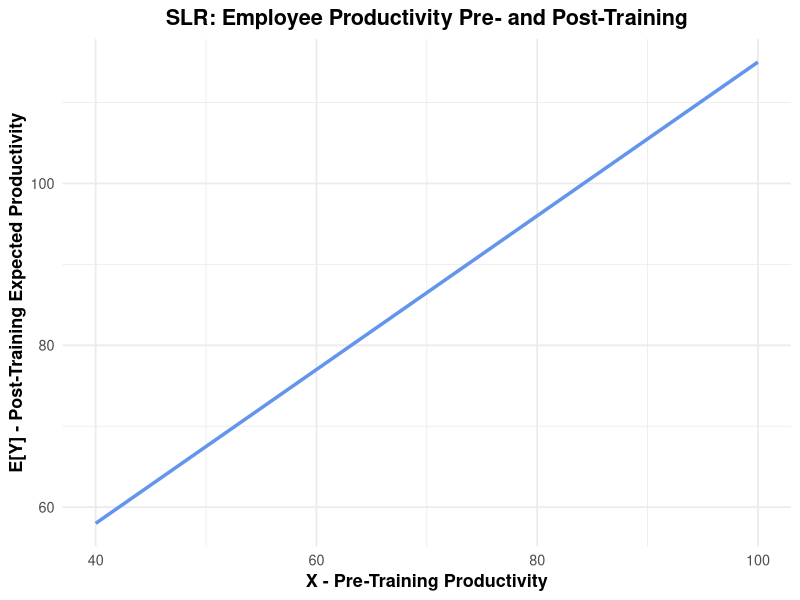
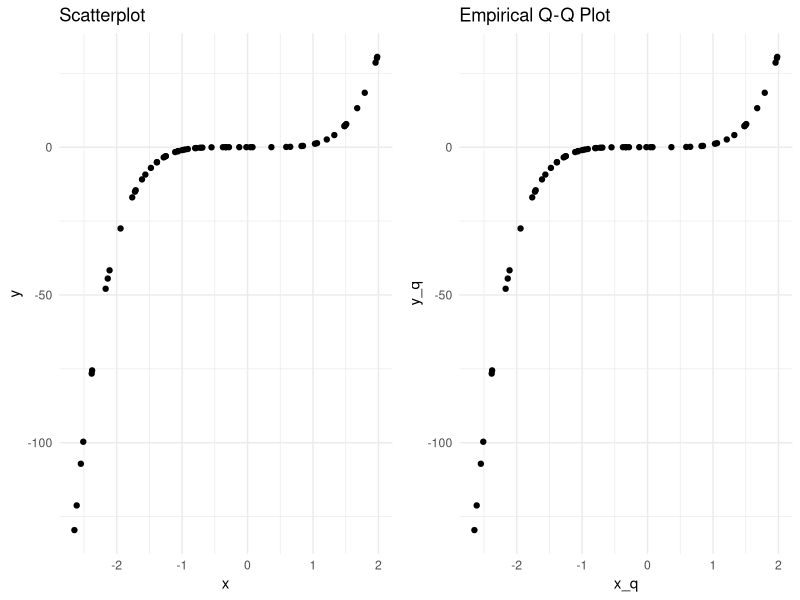
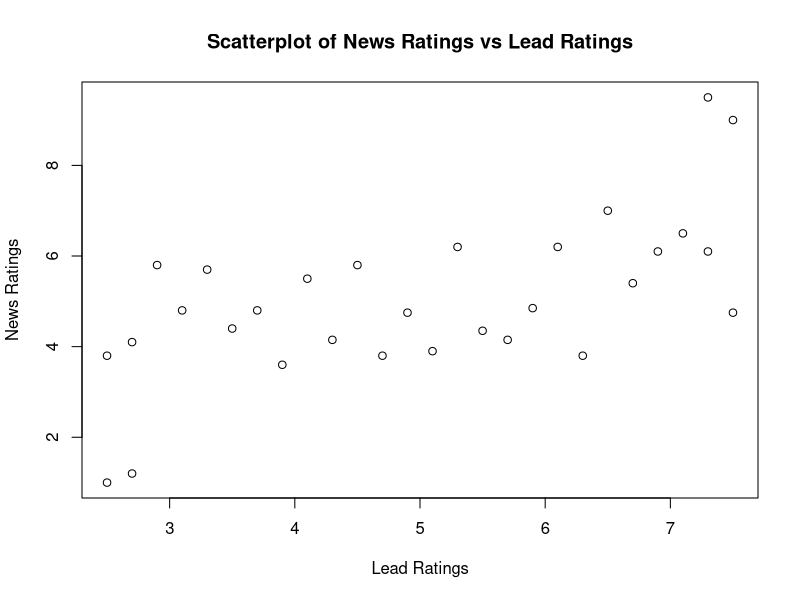
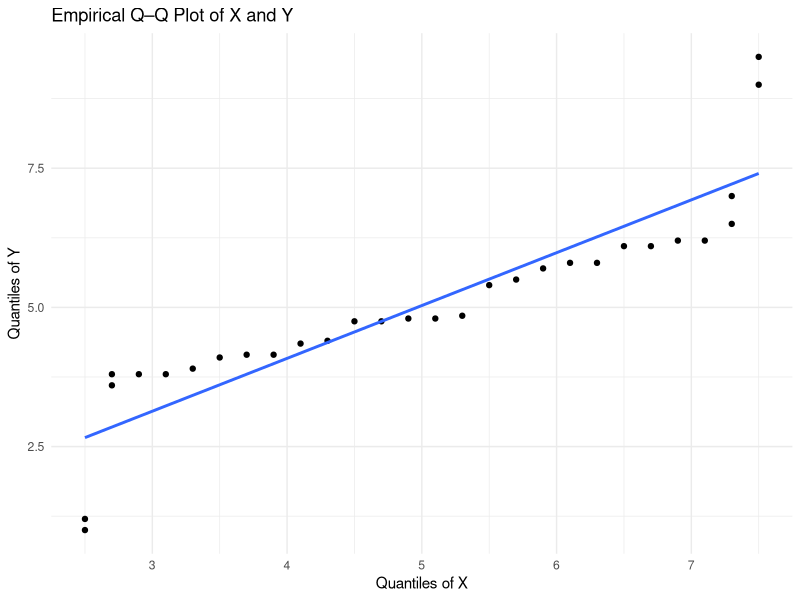

Reproduce these figures in R, in order.
## ---- chunk 1
knitr::opts_chunk$set(echo = TRUE, warning = FALSE)

invisible(lapply(c( "ggplot2"), 
  function(pkg) suppressPackageStartupMessages(library(pkg, 
                                                character.only = TRUE))))
## ---- chunk 2
# Calculate the probabilities
## P(Y<=195)
prob_195 <- pnorm(195, mean = 200, sd = 5)
## P(Y<=205)
prob_205 <- pnorm(205, mean = 200, sd = 5)
## P(Y<=205) - P(Y<=195) = P(195 <= Y <= 205)
prob_bw_195_205 <- prob_205 - prob_195
cat("Probability of Y being in [195, 205]:", prob_bw_195_205)
## ---- chunk 3
# Create plot
x <- seq(40, 100, by = 1)
y <- 20 + 0.95 * x
df <- data.frame(x = x, y = y)
ggplot(df, aes(x = x, y = y)) +
  geom_line(linewidth = 1.2, color = "cornflowerblue") +
  labs( title = "SLR: Employee Productivity Pre- and Post-Training",
    x = "X - Pre-Training Productivity",
    y = "E[Y] - Post-Training Expected Productivity" ) +
  theme_minimal(base_size = 13) +
  theme( plot.title = element_text(face = "bold", hjust = 0.5),
    axis.title = element_text(face = "bold"))
## ---- chunk 4
# Example of coinciding Q-Q- and scatter-plot
library(ggplot2)
library(gridExtra)
set.seed(5605)
x <- sort(runif(58, -3, 2))
y <- x^5
df <- data.frame(x = x, y = y)
p_scatter <- ggplot(df, aes(x = x, y = y)) +
  geom_point() +
  ggtitle("Scatterplot") +
  theme_minimal()
df_qq <- data.frame(
  x_q = sort(df$x),
  y_q = sort(df$y))
p_qq <- ggplot(df_qq, aes(x = x_q, y = y_q)) +
  geom_point() +
  ggtitle("Empirical Q-Q Plot") +
  theme_minimal()
grid.arrange(p_scatter, p_qq, ncol = 2)
## ---- chunk 5
ratings = read.csv("data/ratings.csv")
head(ratings)
attach(ratings)
library(ggplot2)
plot(X,Y, main="Scatterplot of News Ratings vs Lead Ratings",
     ylab="News Ratings", xlab="Lead Ratings")
sx <- sort(ratings$X)
sy <- sort(ratings$Y)
qq_df <- data.frame(sx = sx, sy = sy)
ggplot(qq_df, aes(x = sx, y = sy)) +
  geom_point() +
  geom_smooth(method = "lm", se = FALSE, linewidth = 1) +
  labs(
    title = "Empirical Q–Q Plot of X and Y",
    x = "Quantiles of X",
    y = "Quantiles of Y"
  ) +
  theme_minimal()
## ---- chunk 6
# DESIGN MATRIX
cat("DESIGN MATRIX X (with intercept):\n")
one <- rep(1, 7)
x1  <- c(4, 1, 2, 3, 3, 4, 2)
X <- t(rbind(one, x1))
print(X)

# RESPONSE VECTOR
cat("\nRESPONSE VECTOR Y:\n")
Y <- c(18, 4, 9, 14, 16, 20, 8)
print(Y)

# MATRIX CALCULATIONS

## X'X
cat("\nX'X:\n")
XtX <- t(X) %*% X
print(XtX)

## X'Y
cat("\nX'Y:\n")
XtY <- t(X) %*% Y
print(XtY)

## (X'X)^(-1)
cat("\n(X'X)^(-1):\n")
XtX_inv <- solve(XtX)
print(XtX_inv)

## Estimated beta vector
cat("\nEstimated regression coefficients (b0, b1):\n")
b <- XtX_inv %*% XtY
print(b)
